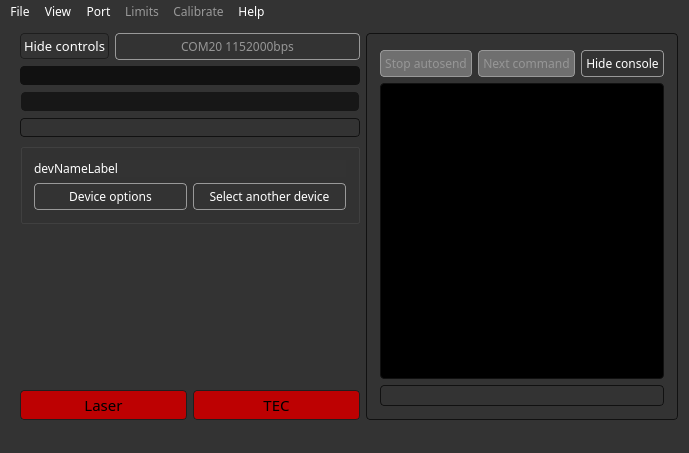
<?xml version="1.0" encoding="UTF-8"?>
<ui version="4.0">
 <class>MainWindow</class>
 <widget class="QMainWindow" name="MainWindow">
  <property name="windowModality">
   <enum>Qt::NonModal</enum>
  </property>
  <property name="geometry">
   <rect>
    <x>0</x>
    <y>0</y>
    <width>689</width>
    <height>453</height>
   </rect>
  </property>
  <property name="sizePolicy">
   <sizepolicy hsizetype="Maximum" vsizetype="Minimum">
    <horstretch>0</horstretch>
    <verstretch>0</verstretch>
   </sizepolicy>
  </property>
  <property name="minimumSize">
   <size>
    <width>0</width>
    <height>0</height>
   </size>
  </property>
  <property name="maximumSize">
   <size>
    <width>16777215</width>
    <height>16777215</height>
   </size>
  </property>
  <property name="font">
   <font>
    <family>Share Tech Mono</family>
   </font>
  </property>
  <property name="contextMenuPolicy">
   <enum>Qt::NoContextMenu</enum>
  </property>
  <property name="windowTitle">
   <string>MainWindow</string>
  </property>
  <property name="autoFillBackground">
   <bool>false</bool>
  </property>
  <property name="styleSheet">
   <string notr="true">QMainWindow *{	
	background: rgb(51,51,51);
	color: rgb(255, 255, 255);
}</string>
  </property>
  <property name="documentMode">
   <bool>false</bool>
  </property>
  <property name="tabShape">
   <enum>QTabWidget::Rounded</enum>
  </property>
  <widget class="QWidget" name="centralWidget">
   <property name="sizePolicy">
    <sizepolicy hsizetype="Maximum" vsizetype="Maximum">
     <horstretch>0</horstretch>
     <verstretch>0</verstretch>
    </sizepolicy>
   </property>
   <property name="font">
    <font>
     <family>Share Tech Mono</family>
     <pointsize>10</pointsize>
    </font>
   </property>
   <property name="styleSheet">
    <string notr="true">background: rgb(51,51,51);</string>
   </property>
   <layout class="QGridLayout" name="gridLayout">
    <property name="sizeConstraint">
     <enum>QLayout::SetMinimumSize</enum>
    </property>
    <item row="0" column="1">
     <widget class="QPushButton" name="controlsVisibleButton">
      <property name="sizePolicy">
       <sizepolicy hsizetype="Maximum" vsizetype="Fixed">
        <horstretch>0</horstretch>
        <verstretch>0</verstretch>
       </sizepolicy>
      </property>
      <property name="font">
       <font>
        <family>Share Tech Mono</family>
        <pointsize>10</pointsize>
       </font>
      </property>
      <property name="styleSheet">
       <string notr="true">QPushButton {
	padding: 3px 3px 3px 3px;
	background: rgb(51, 51, 51);
	border: 1px solid rgb(30,30,30);
	border-radius: 4px;
	color: #fff;
}</string>
      </property>
      <property name="text">
       <string>Hide controls</string>
      </property>
      <property name="icon">
       <iconset resource="resources.qrc">
        <normaloff>:/images/hidecontrols-icon.png</normaloff>
        <normalon>:/images/showcontrols-icon.png</normalon>:/images/hidecontrols-icon.png</iconset>
      </property>
      <property name="checkable">
       <bool>true</bool>
      </property>
     </widget>
    </item>
    <item row="0" column="2" colspan="2">
     <widget class="QPushButton" name="comPortConnectButton">
      <property name="sizePolicy">
       <sizepolicy hsizetype="MinimumExpanding" vsizetype="Fixed">
        <horstretch>0</horstretch>
        <verstretch>0</verstretch>
       </sizepolicy>
      </property>
      <property name="minimumSize">
       <size>
        <width>150</width>
        <height>0</height>
       </size>
      </property>
      <property name="font">
       <font>
        <family>Share Tech Mono</family>
       </font>
      </property>
      <property name="styleSheet">
       <string notr="true">QPushButton {
	color: rgb(255, 255, 255);
	background-color: rgb(51, 51, 51);
	border: 1px solid #999999;
	border-radius: 4px;
	padding: 4px;
}

QPushButton:checked {
	color: rgb(150, 150, 150);
}</string>
      </property>
      <property name="text">
       <string>COM20 1152000bps</string>
      </property>
      <property name="checkable">
       <bool>true</bool>
      </property>
      <property name="checked">
       <bool>true</bool>
      </property>
     </widget>
    </item>
    <item row="7" column="1" colspan="3">
     <layout class="QHBoxLayout" name="buttonsLayout">
      <item>
       <widget class="QPushButton" name="laserButton">
        <property name="font">
         <font>
          <family>Share Tech Mono</family>
          <pointsize>11</pointsize>
         </font>
        </property>
        <property name="styleSheet">
         <string notr="true">QPushButton {
	color: #000;
	border: 1px solid rgb(31,31,31);
	border-radius: 4px;
	padding: 3px 20px;
	background-color: rgb(189, 1, 2);
}

QPushButton::checked {
	background-color: rgb(0, 102, 52);
}</string>
        </property>
        <property name="text">
         <string>Laser</string>
        </property>
        <property name="checkable">
         <bool>true</bool>
        </property>
        <property name="checked">
         <bool>false</bool>
        </property>
       </widget>
      </item>
      <item>
       <widget class="QPushButton" name="tecButton">
        <property name="font">
         <font>
          <family>Share Tech Mono</family>
          <pointsize>11</pointsize>
         </font>
        </property>
        <property name="styleSheet">
         <string notr="true">QPushButton {
	color: #000;
	border: 1px solid rgb(31,31,31);
	border-radius: 4px;
	padding: 3px 20px;
	background-color: rgb(189, 1, 2);
}

QPushButton::checked {
	background-color: rgb(0, 102, 52);
}
</string>
        </property>
        <property name="text">
         <string>TEC</string>
        </property>
        <property name="checkable">
         <bool>true</bool>
        </property>
       </widget>
      </item>
     </layout>
    </item>
    <item row="5" column="1" colspan="3">
     <widget class="QGroupBox" name="aboutDeviceBox">
      <property name="sizePolicy">
       <sizepolicy hsizetype="MinimumExpanding" vsizetype="Maximum">
        <horstretch>0</horstretch>
        <verstretch>0</verstretch>
       </sizepolicy>
      </property>
      <property name="styleSheet">
       <string notr="true">QGroupBox {
	background-color: rgb(51,51,51);
	border: 1px solid rgb(17,17,17);
	border-radius: 4px;
}
	color: #fff;</string>
      </property>
      <property name="title">
       <string/>
      </property>
      <layout class="QGridLayout" name="gridLayout_2">
       <item row="1" column="1">
        <widget class="QPushButton" name="devSelectButton">
         <property name="font">
          <font>
           <family>Share Tech Mono</family>
          </font>
         </property>
         <property name="styleSheet">
          <string notr="true">QPushButton {
	color: rgb(255, 255, 255);
	background-color: rgb(51, 51, 51);
	border: 1px solid #999999;
	border-radius: 4px;
	padding: 4px;
}</string>
         </property>
         <property name="text">
          <string>Select another device</string>
         </property>
        </widget>
       </item>
       <item row="0" column="0" colspan="2">
        <widget class="QLabel" name="devNameLabel">
         <property name="font">
          <font>
           <family>Share Tech Mono</family>
          </font>
         </property>
         <property name="styleSheet">
          <string notr="true">color: #fff;</string>
         </property>
         <property name="text">
          <string>devNameLabel</string>
         </property>
        </widget>
       </item>
       <item row="1" column="0">
        <widget class="QPushButton" name="devAboutButton">
         <property name="font">
          <font>
           <family>Share Tech Mono</family>
          </font>
         </property>
         <property name="styleSheet">
          <string notr="true">QPushButton {
	color: rgb(255, 255, 255);
	background-color: rgb(51, 51, 51);
	border: 1px solid #999999;
	border-radius: 4px;
	padding: 4px;
}</string>
         </property>
         <property name="text">
          <string>Device options</string>
         </property>
        </widget>
       </item>
      </layout>
     </widget>
    </item>
    <item row="3" column="1" rowspan="2" colspan="3">
     <widget class="QGroupBox" name="specialParamBox">
      <property name="sizePolicy">
       <sizepolicy hsizetype="MinimumExpanding" vsizetype="Maximum">
        <horstretch>0</horstretch>
        <verstretch>0</verstretch>
       </sizepolicy>
      </property>
      <property name="font">
       <font>
        <family>Share Tech Mono</family>
       </font>
      </property>
      <property name="styleSheet">
       <string notr="true">QGroupBox {
	background-color: rgb(51,51,51);
	border: 1px solid rgb(17,17,17);
	border-radius: 4px;
	color: #fff;
}</string>
      </property>
      <property name="title">
       <string/>
      </property>
     </widget>
    </item>
    <item row="0" column="0" rowspan="8">
     <widget class="QGroupBox" name="parametersGroupBox">
      <property name="sizePolicy">
       <sizepolicy hsizetype="Maximum" vsizetype="Minimum">
        <horstretch>0</horstretch>
        <verstretch>0</verstretch>
       </sizepolicy>
      </property>
      <property name="styleSheet">
       <string notr="true">QGroupBox {
	background-color: rgb(51, 51, 51);
	border: 0px;
}</string>
      </property>
      <property name="title">
       <string/>
      </property>
      <property name="flat">
       <bool>false</bool>
      </property>
     </widget>
    </item>
    <item row="0" column="4" rowspan="8" colspan="2">
     <widget class="QGroupBox" name="consoleGroupBox">
      <property name="enabled">
       <bool>true</bool>
      </property>
      <property name="sizePolicy">
       <sizepolicy hsizetype="Maximum" vsizetype="Expanding">
        <horstretch>0</horstretch>
        <verstretch>0</verstretch>
       </sizepolicy>
      </property>
      <property name="styleSheet">
       <string notr="true">background-color: rgb(51,51,51);
border: 1px solid rgb(17,17,17);
border-radius: 4px;
color: #fff;</string>
      </property>
      <property name="title">
       <string/>
      </property>
      <layout class="QGridLayout" name="gridLayout_3">
       <item row="1" column="0" colspan="3">
        <widget class="QPlainTextEdit" name="comPortConsole">
         <property name="sizePolicy">
          <sizepolicy hsizetype="Expanding" vsizetype="Expanding">
           <horstretch>0</horstretch>
           <verstretch>0</verstretch>
          </sizepolicy>
         </property>
         <property name="font">
          <font>
           <family>Share Tech Mono</family>
           <pointsize>10</pointsize>
          </font>
         </property>
         <property name="contextMenuPolicy">
          <enum>Qt::NoContextMenu</enum>
         </property>
         <property name="styleSheet">
          <string notr="true">color: rgb(255, 255, 255);
background-color: rgb(0, 0, 0);</string>
         </property>
         <property name="undoRedoEnabled">
          <bool>false</bool>
         </property>
         <property name="readOnly">
          <bool>true</bool>
         </property>
         <property name="plainText">
          <string/>
         </property>
         <property name="backgroundVisible">
          <bool>false</bool>
         </property>
         <property name="centerOnScroll">
          <bool>false</bool>
         </property>
        </widget>
       </item>
       <item row="0" column="0">
        <widget class="QPushButton" name="consoleStartStopButton">
         <property name="enabled">
          <bool>false</bool>
         </property>
         <property name="font">
          <font>
           <family>Share Tech Mono</family>
          </font>
         </property>
         <property name="styleSheet">
          <string notr="true">QPushButton {
	color: rgb(255, 255, 255);
	background-color: rgb(51, 51, 51);
	border: 1px solid #999999;
	border-radius: 4px;
	padding: 4px;
}

QPushButton::disabled {
	background-color: rgb(111, 111, 111);
	color: rgb(150,150,150);
}</string>
         </property>
         <property name="text">
          <string>Stop autosend</string>
         </property>
         <property name="checkable">
          <bool>true</bool>
         </property>
         <property name="checked">
          <bool>true</bool>
         </property>
        </widget>
       </item>
       <item row="0" column="1">
        <widget class="QPushButton" name="consoleNextCommandButton">
         <property name="enabled">
          <bool>false</bool>
         </property>
         <property name="font">
          <font>
           <family>Share Tech Mono</family>
          </font>
         </property>
         <property name="styleSheet">
          <string notr="true">QPushButton {
	color: rgb(255, 255, 255);
	background-color: rgb(51, 51, 51);
	border: 1px solid #999999;
	border-radius: 4px;
	padding: 4px;
}

QPushButton::disabled {
	background-color: rgb(111, 111, 111);
	color: rgb(150,150,150);
}</string>
         </property>
         <property name="text">
          <string>Next command</string>
         </property>
         <property name="checkable">
          <bool>false</bool>
         </property>
        </widget>
       </item>
       <item row="0" column="2">
        <widget class="QPushButton" name="hideConsoleButton">
         <property name="font">
          <font>
           <family>Share Tech Mono</family>
          </font>
         </property>
         <property name="styleSheet">
          <string notr="true">QPushButton {
	color: rgb(255, 255, 255);
	background-color: rgb(51, 51, 51);
	border: 1px solid #999999;
	border-radius: 4px;
	padding: 4px;
}

QPushButton::disabled {
	background-color: rgb(111, 111, 111);
	color: rgb(150,150,150);
}</string>
         </property>
         <property name="text">
          <string>Hide console</string>
         </property>
         <property name="checkable">
          <bool>true</bool>
         </property>
         <property name="checked">
          <bool>true</bool>
         </property>
        </widget>
       </item>
       <item row="2" column="0" colspan="3">
        <widget class="QLineEdit" name="comPortConsoleTextEdit">
         <property name="sizePolicy">
          <sizepolicy hsizetype="Minimum" vsizetype="Fixed">
           <horstretch>0</horstretch>
           <verstretch>0</verstretch>
          </sizepolicy>
         </property>
         <property name="font">
          <font>
           <family>Share Tech Mono</family>
          </font>
         </property>
         <property name="styleSheet">
          <string notr="true">color: #fff;</string>
         </property>
        </widget>
       </item>
      </layout>
     </widget>
    </item>
    <item row="1" column="1" colspan="3">
     <widget class="QGroupBox" name="actualParameters">
      <property name="sizePolicy">
       <sizepolicy hsizetype="MinimumExpanding" vsizetype="Minimum">
        <horstretch>0</horstretch>
        <verstretch>0</verstretch>
       </sizepolicy>
      </property>
      <property name="font">
       <font>
        <family>Share Tech Mono</family>
       </font>
      </property>
      <property name="styleSheet">
       <string notr="true">border-radius: 4px;
border: 1px solid rgb(17,17,17);
background: rgb(17,17,17);
color: #fff;</string>
      </property>
      <property name="title">
       <string/>
      </property>
     </widget>
    </item>
    <item row="2" column="1" colspan="3">
     <widget class="QGroupBox" name="bitMaskBox">
      <property name="sizePolicy">
       <sizepolicy hsizetype="MinimumExpanding" vsizetype="Minimum">
        <horstretch>0</horstretch>
        <verstretch>0</verstretch>
       </sizepolicy>
      </property>
      <property name="maximumSize">
       <size>
        <width>16777215</width>
        <height>16777215</height>
       </size>
      </property>
      <property name="font">
       <font>
        <family>Share Tech Mono</family>
       </font>
      </property>
      <property name="styleSheet">
       <string notr="true">QGroupBox {
	border-radius: 4px;
	border: 1px solid #171717;
	padding: 0;
	margin: 1px;
	color: #fff;
	background: #171717;
}

</string>
      </property>
      <property name="title">
       <string/>
      </property>
      <property name="flat">
       <bool>false</bool>
      </property>
     </widget>
    </item>
    <item row="6" column="1">
     <spacer name="verticalSpacer">
      <property name="orientation">
       <enum>Qt::Vertical</enum>
      </property>
      <property name="sizeHint" stdset="0">
       <size>
        <width>20</width>
        <height>40</height>
       </size>
      </property>
     </spacer>
    </item>
   </layout>
  </widget>
  <widget class="QMenuBar" name="menuBar">
   <property name="geometry">
    <rect>
     <x>0</x>
     <y>0</y>
     <width>689</width>
     <height>25</height>
    </rect>
   </property>
   <property name="font">
    <font>
     <family>Share Tech Mono</family>
    </font>
   </property>
   <property name="styleSheet">
    <string notr="true">QMenuBar {
	background: rgb(51,51,51);
	color: #fff;
}

QMenuBar::item {
	color: #fff;
	background: rgb(51,51,51);
}

QMenuBar::item:disabled {
	color: #999;
}

QMenuBar::item:selected { /* when selected using mouse or keyboard */
      background: rgb(111,111,111);
 }

 QMenuBar::item:pressed {
      background: rgb(31,31,31);
 }</string>
   </property>
   <widget class="QMenu" name="menuFile">
    <property name="font">
     <font>
      <family>Share Tech Mono</family>
     </font>
    </property>
    <property name="styleSheet">
     <string notr="true">QMenu {
    background-color: rgb(51,51,51);
	color: #fff;
    margin: 2px; /* some spacing around the menu */
}

QMenu::item {
    padding: 2px 25px 2px 20px;
    border: 1px solid transparent; /* reserve space for selection border */
}

QMenu::item:selected {
    background: rgb(100, 100, 100);
}

QMenu::item:disabled {
	color: #999;
}</string>
    </property>
    <property name="title">
     <string>File</string>
    </property>
    <addaction name="actionLoad_settings"/>
    <addaction name="actionSave_settings"/>
    <addaction name="actionExit"/>
    <addaction name="separator"/>
   </widget>
   <widget class="QMenu" name="menuView">
    <property name="font">
     <font>
      <family>Share Tech Mono</family>
     </font>
    </property>
    <property name="styleSheet">
     <string notr="true">QMenu {
    background-color: rgb(51,51,51);
	color: #fff;
    margin: 2px; /* some spacing around the menu */
}

QMenu::item {
    padding: 2px 25px 2px 20px;
    border: 1px solid transparent; /* reserve space for selection border */
}

QMenu::item:selected {
    background: rgb(100, 100, 100);
}

QMenu::item:disabled {
	color: #999;
}</string>
    </property>
    <property name="title">
     <string>View</string>
    </property>
    <addaction name="actionTemperature_in_C"/>
    <addaction name="actionTemperature_in_F"/>
    <addaction name="actionCompact_view"/>
   </widget>
   <widget class="QMenu" name="menuPort">
    <property name="font">
     <font>
      <family>Share Tech Mono</family>
     </font>
    </property>
    <property name="styleSheet">
     <string notr="true">QMenu {
    background-color: rgb(51,51,51);
	color: #fff;
    margin: 2px; /* some spacing around the menu */
}

QMenu::item {
    padding: 2px 25px 2px 20px;
    border: 1px solid transparent; /* reserve space for selection border */
}

QMenu::item:selected {
    background: rgb(100, 100, 100);
}

QMenu::item:disabled {
	color: #999;
}</string>
    </property>
    <property name="title">
     <string>Port</string>
    </property>
    <widget class="QMenu" name="menuSelectPort">
     <property name="font">
      <font>
       <family>Share Tech Mono</family>
      </font>
     </property>
     <property name="title">
      <string>Select port</string>
     </property>
     <addaction name="actionCannot_find_ports"/>
    </widget>
    <widget class="QMenu" name="menuSelectBaudrate">
     <property name="title">
      <string>Select baudrate</string>
     </property>
     <addaction name="actionNo_baudrates"/>
    </widget>
    <widget class="QMenu" name="menuStop_bits">
     <property name="title">
      <string>Stop bits</string>
     </property>
     <addaction name="actionOne_stop_bit"/>
     <addaction name="actionTwo_stop_bits"/>
    </widget>
    <addaction name="menuSelectPort"/>
    <addaction name="menuSelectBaudrate"/>
    <addaction name="menuStop_bits"/>
    <addaction name="actionAutoconnect"/>
   </widget>
   <widget class="QMenu" name="menuLimits">
    <property name="enabled">
     <bool>false</bool>
    </property>
    <property name="font">
     <font>
      <family>Share Tech Mono</family>
     </font>
    </property>
    <property name="styleSheet">
     <string notr="true">QMenu {
    background-color: rgb(51,51,51);
	color: #fff;
    margin: 2px; /* some spacing around the menu */
}

QMenu::item {
    padding: 2px 25px 2px 20px;
    border: 1px solid transparent; /* reserve space for selection border */
}

QMenu::item:selected {
    background: rgb(100, 100, 100);
}

QMenu::item:disabled {
	color: #999;
}</string>
    </property>
    <property name="title">
     <string>Limits</string>
    </property>
   </widget>
   <widget class="QMenu" name="menuHelp">
    <property name="font">
     <font>
      <family>Share Tech Mono</family>
     </font>
    </property>
    <property name="styleSheet">
     <string notr="true">QMenu {
    background-color: rgb(51,51,51);
	color: #fff;
    margin: 2px; /* some spacing around the menu */
}

QMenu::item {
    padding: 2px 25px 2px 20px;
    border: 1px solid transparent; /* reserve space for selection border */
}

QMenu::item:selected {
    background: rgb(100, 100, 100);
}

QMenu::item:disabled {
	color: #999;
}</string>
    </property>
    <property name="title">
     <string>Help</string>
    </property>
    <addaction name="actionAbout"/>
    <addaction name="actionHelp"/>
    <addaction name="actionCheck4updates"/>
    <addaction name="actionSendLog"/>
   </widget>
   <widget class="QMenu" name="menuCalibrate">
    <property name="enabled">
     <bool>false</bool>
    </property>
    <property name="font">
     <font>
      <family>Share Tech Mono</family>
     </font>
    </property>
    <property name="styleSheet">
     <string notr="true">QMenu {
    background-color: rgb(51,51,51);
	color: #fff;
    margin: 2px; /* some spacing around the menu */
}

QMenu::item {
    padding: 2px 25px 2px 20px;
    border: 1px solid transparent; /* reserve space for selection border */
}

QMenu::item:selected {
    background: rgb(100, 100, 100);
}

QMenu::item:disabled {
	color: #999;
}</string>
    </property>
    <property name="title">
     <string>Calibrate</string>
    </property>
   </widget>
   <addaction name="menuFile"/>
   <addaction name="menuView"/>
   <addaction name="menuPort"/>
   <addaction name="menuLimits"/>
   <addaction name="menuCalibrate"/>
   <addaction name="menuHelp"/>
  </widget>
  <widget class="QStatusBar" name="statusBar">
   <property name="font">
    <font>
     <family>Share Tech Mono</family>
    </font>
   </property>
   <property name="styleSheet">
    <string notr="true">color: #fff;</string>
   </property>
  </widget>
  <action name="actionCOM_Port">
   <property name="text">
    <string>COM Port settings</string>
   </property>
  </action>
  <action name="actionOptions">
   <property name="checkable">
    <bool>false</bool>
   </property>
   <property name="text">
    <string>Options</string>
   </property>
  </action>
  <action name="actionLoad_settings">
   <property name="enabled">
    <bool>false</bool>
   </property>
   <property name="text">
    <string>Load settings</string>
   </property>
   <property name="font">
    <font>
     <family>Share Tech Mono</family>
    </font>
   </property>
   <property name="shortcut">
    <string>Ctrl+O</string>
   </property>
   <property name="shortcutContext">
    <enum>Qt::ApplicationShortcut</enum>
   </property>
  </action>
  <action name="actionSave_settings">
   <property name="enabled">
    <bool>false</bool>
   </property>
   <property name="text">
    <string>Save settings</string>
   </property>
   <property name="shortcut">
    <string>Ctrl+S</string>
   </property>
  </action>
  <action name="actionExit">
   <property name="text">
    <string>Exit</string>
   </property>
  </action>
  <action name="actionTemperature_in_C">
   <property name="checkable">
    <bool>true</bool>
   </property>
   <property name="text">
    <string>Temperature in °C</string>
   </property>
  </action>
  <action name="actionTemperature_in_F">
   <property name="checkable">
    <bool>true</bool>
   </property>
   <property name="text">
    <string>Temperature in °F</string>
   </property>
  </action>
  <action name="actionCompact_view">
   <property name="checkable">
    <bool>true</bool>
   </property>
   <property name="text">
    <string>Compact view</string>
   </property>
  </action>
  <action name="actionAutoconnect">
   <property name="checkable">
    <bool>true</bool>
   </property>
   <property name="text">
    <string>Autoconnect</string>
   </property>
  </action>
  <action name="actionAbout">
   <property name="text">
    <string>About</string>
   </property>
  </action>
  <action name="actionHelp">
   <property name="text">
    <string>Help</string>
   </property>
  </action>
  <action name="actionCheck4updates">
   <property name="text">
    <string>Check for updates</string>
   </property>
  </action>
  <action name="actionSendLog">
   <property name="text">
    <string>Open logs folder</string>
   </property>
  </action>
  <action name="actiond">
   <property name="text">
    <string>d</string>
   </property>
  </action>
  <action name="actiond_2">
   <property name="text">
    <string>d</string>
   </property>
  </action>
  <action name="actionCannot_find_ports">
   <property name="enabled">
    <bool>false</bool>
   </property>
   <property name="text">
    <string>No ports available</string>
   </property>
  </action>
  <action name="actionNo_baudrates">
   <property name="enabled">
    <bool>false</bool>
   </property>
   <property name="text">
    <string>No baudrates</string>
   </property>
  </action>
  <action name="actionIgonreAnswers">
   <property name="checkable">
    <bool>true</bool>
   </property>
   <property name="text">
    <string>Ignore P-command answers</string>
   </property>
  </action>
  <action name="actionNot_loaded">
   <property name="enabled">
    <bool>true</bool>
   </property>
   <property name="text">
    <string>Not loaded</string>
   </property>
  </action>
  <action name="actionOne_stop_bit">
   <property name="checkable">
    <bool>true</bool>
   </property>
   <property name="text">
    <string>One stop bit</string>
   </property>
   <property name="shortcutContext">
    <enum>Qt::WidgetWithChildrenShortcut</enum>
   </property>
  </action>
  <action name="actionTwo_stop_bits">
   <property name="checkable">
    <bool>true</bool>
   </property>
   <property name="text">
    <string>Two stop bits</string>
   </property>
  </action>
 </widget>
 <layoutdefault spacing="6" margin="11"/>
 <resources>
  <include location="resources.qrc"/>
 </resources>
 <connections/>
</ui>
